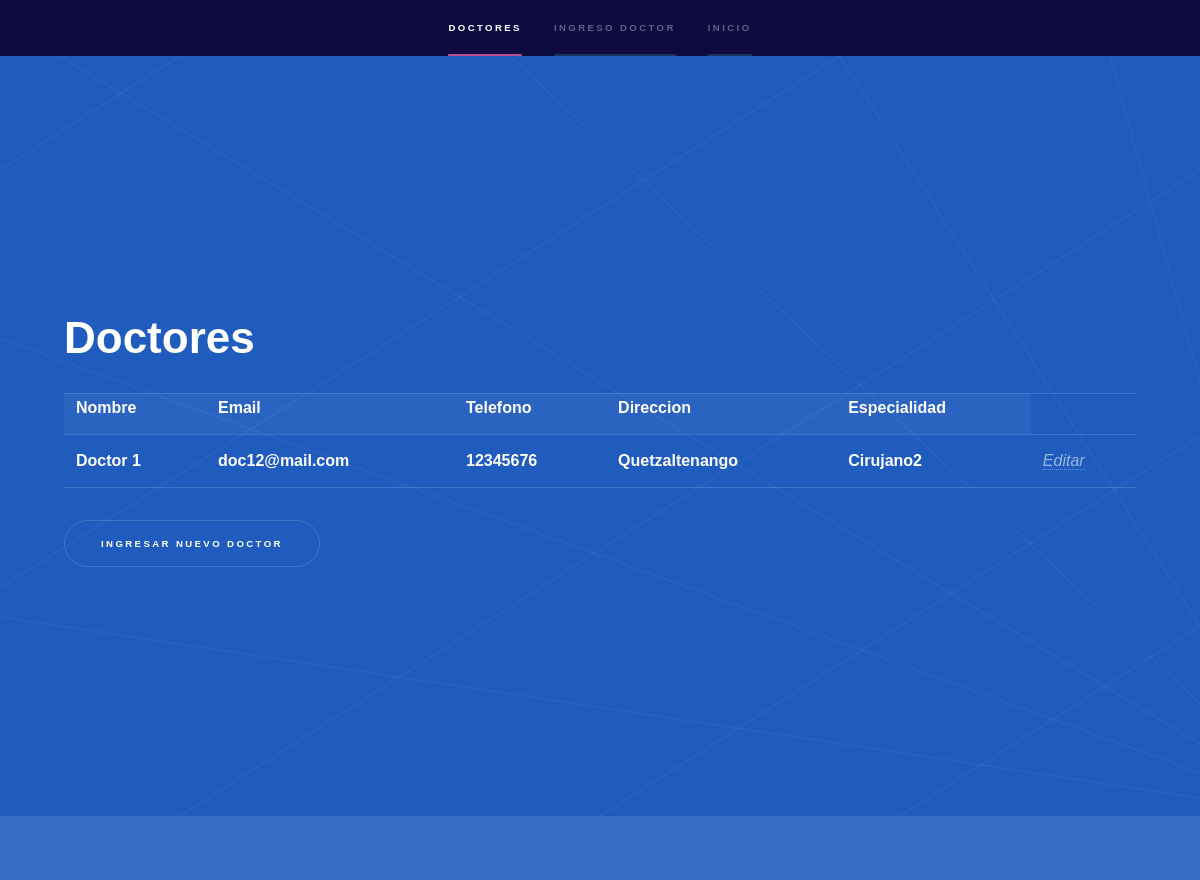
The page /doctor/doctor/ (signed in, upper part) on the database as committed earlier.
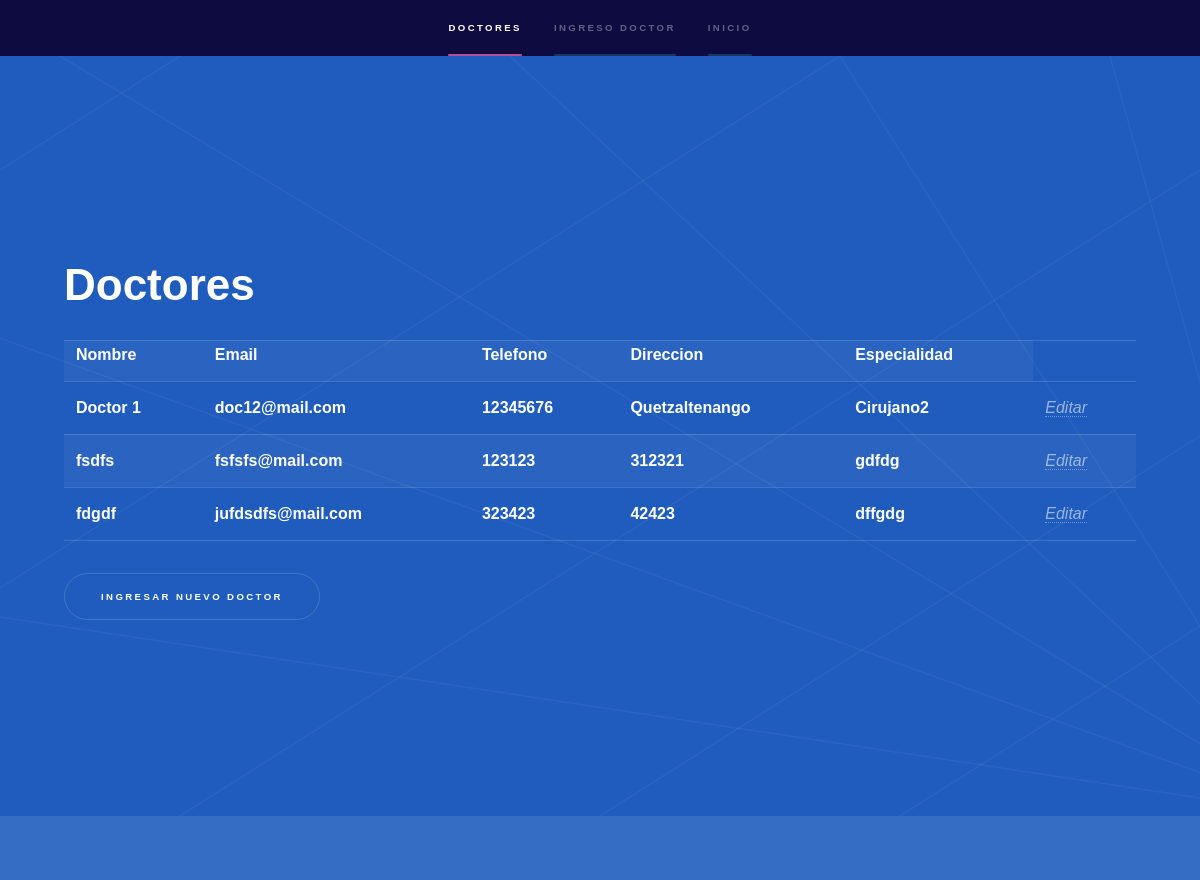
The same page on the database as committed later.
### Doctores/models.py (models this page shows, shortened)
class RegistroDoctor(models.Model):
    nombre = models.CharField(max_length = 60 , blank = False)
    email = models.EmailField()
    telefono = models.CharField(max_length = 8 , blank = True)
    direccion = models.CharField(max_length = 60 , blank = False)
    especialidad = models.CharField(max_length = 50 , blank = True)

### Doctores/views.py (the view)
def paginadoctor(request):
    formulario_para_doctor= FormularioRegistroDoctor(request.POST or None)
    queryset = modeloDoctor.objects.all()
    if formulario_para_doctor.is_valid():
        instance = formulario_para_doctor.save(commit=False)
        instance.save()
        formulario_para_doctor = FormularioRegistroDoctor()
    context = {
        "form": formulario_para_doctor,
        "queryset":queryset
    }
    return render(request, "Doctores/doctores.html", context)

### templates/Doctores/doctores.html (shortened to what this page needs)
{% extends 'baseTemplate/base.html'%}
  {% block navBar %}
  <li><a href="#intro">Doctores</a></li>
  <li><a href="#one">Ingreso Doctor</a></li>
  {% endblock %}
{% block apartados %}
  <section id="intro" class="wrapper style1 fullscreen fade-up">
    <div class="inner">
      <h1>Doctores</h1>
      <table>
        <tr>
            <th>Nombre</th>
            <th>Email</th>
            <th>Telefono</th>
            <th>Direccion</th>
            <th>Especialidad</th>
       </tr>
            {% for dato in queryset %}
            <tr>
              <th>{{ dato.nombre }}</th>
              <th>{{dato.email}}</th>
              <th>{{dato.telefono}}</th>
              <th>{{dato.direccion}}</th>
              <th>{{dato.especialidad}}</th>
              <td><a href='editar/{{dato.id}}'><i>Editar</i></a></td>
            </tr>
            {% endfor %}
          </table>
      <ul class="actions">
        <li><a href="#one" class="button scrolly">Ingresar Nuevo Doctor</a></li>
      </ul>
    </div>
  </section>
<section id="one" class="wrapper style2 spotlights">
  <section>
    <div class="content">
    </div>
  </section>
</section>
{% endblock %}

Rows that differ between the two databases and show on the page:
added RegistroDoctor: nombre "fsdfs", email "fsfsfs@mail.com", telefono "123123", direccion "312321", especialidad "gdfdg"
added RegistroDoctor: nombre "fdgdf", email "jufdsdfs@mail.com", telefono "323423", direccion "42423", especialidad "dffgdg"
